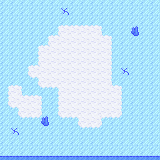

Below is a game level as drawn by its tile map, then a one-line description and the .tmx file that defines it, in full:
An orthogonal 16x16 tile map with 10x10 px tiles, 6 tile layers (ice and snow, snow border U, snow border R, snow border D, ...), 1 hidden layer not drawn.

<map version="1.10" tiledversion="1.10.1" orientation="orthogonal" renderorder="right-down" width="16" height="16" tilewidth="10" tileheight="10" infinite="0" nextlayerid="9" nextobjectid="1">
 <tileset firstgid="1" source="../../Tiles/thicket tiles.tsx" />
 <layer id="1" name="ice and snow" width="16" height="16">
  <data encoding="csv">
26,26,26,26,26,26,26,26,26,26,26,26,26,26,26,26,
26,26,26,26,26,26,27,26,26,26,26,26,26,26,26,26,
26,26,26,26,26,26,26,26,26,26,26,26,26,26,26,26,
26,26,26,26,26,26,28,28,28,28,26,26,26,26,26,26,
26,26,26,26,26,28,28,28,28,28,28,26,26,26,26,26,
26,26,26,26,28,28,28,28,28,28,28,26,26,26,26,26,
26,26,26,26,28,28,28,28,28,28,28,26,26,26,26,26,
26,26,26,28,28,28,28,28,28,28,28,26,27,26,26,26,
26,26,26,26,28,28,28,28,28,28,28,26,26,26,26,26,
26,28,26,26,26,26,28,28,28,28,28,28,26,26,26,26,
26,28,28,28,26,26,28,28,28,28,28,28,26,26,26,26,
26,26,28,28,26,26,28,28,28,28,28,28,26,26,26,26,
26,26,26,26,26,26,26,26,28,28,26,26,26,26,26,26,
26,27,26,26,26,26,26,26,26,26,26,26,26,26,26,26,
26,26,26,26,26,26,26,26,26,26,26,26,26,26,26,26,
26,26,26,26,26,26,26,26,26,26,26,26,26,26,26,26
</data>
 </layer>
 <layer id="2" name="snow border U" width="16" height="16">
  <data encoding="csv">
0,0,0,0,0,0,0,0,0,0,0,0,0,0,0,0,
0,0,0,0,0,0,0,0,0,0,0,0,0,0,0,0,
0,0,0,0,0,0,29,29,29,29,0,0,0,0,0,0,
0,0,0,0,0,29,0,0,0,0,29,0,0,0,0,0,
0,0,0,0,29,0,0,0,0,0,0,0,0,0,0,0,
0,0,0,0,0,0,0,0,0,0,0,0,0,0,0,0,
0,0,0,29,0,0,0,0,0,0,0,0,0,0,0,0,
0,0,0,0,0,0,0,0,0,0,0,0,0,0,0,0,
0,29,0,0,0,0,0,0,0,0,0,29,0,0,0,0,
0,0,29,29,0,0,0,0,0,0,0,0,0,0,0,0,
0,0,0,0,0,0,0,0,0,0,0,0,0,0,0,0,
0,0,0,0,0,0,0,0,0,0,0,0,0,0,0,0,
0,0,0,0,0,0,0,0,0,0,0,0,0,0,0,0,
0,0,0,0,0,0,0,0,0,0,0,0,0,0,0,0,
0,0,0,0,0,0,0,0,0,0,0,0,0,0,0,0,
0,0,0,0,0,0,0,0,0,0,0,0,0,0,0,0
</data>
 </layer>
 <layer id="3" name="snow border R" width="16" height="16">
  <data encoding="csv">
0,0,0,0,0,0,0,0,0,0,0,0,0,0,0,0,
0,0,0,0,0,0,0,0,0,0,0,0,0,0,0,0,
0,0,0,0,0,0,0,0,0,0,0,0,0,0,0,0,
0,0,0,0,0,0,0,0,0,0,30,0,0,0,0,0,
0,0,0,0,0,0,0,0,0,0,0,30,0,0,0,0,
0,0,0,0,0,0,0,0,0,0,0,30,0,0,0,0,
0,0,0,0,0,0,0,0,0,0,0,30,0,0,0,0,
0,0,0,0,0,0,0,0,0,0,0,30,0,0,0,0,
0,0,0,0,0,0,0,0,0,0,0,30,0,0,0,0,
0,0,30,0,0,0,0,0,0,0,0,0,30,0,0,0,
0,0,0,0,30,0,0,0,0,0,0,0,30,0,0,0,
0,0,0,0,30,0,0,0,0,0,0,0,30,0,0,0,
0,0,0,0,0,0,0,0,0,0,30,0,0,0,0,0,
0,0,0,0,0,0,0,0,0,0,0,0,0,0,0,0,
0,0,0,0,0,0,0,0,0,0,0,0,0,0,0,0,
0,0,0,0,0,0,0,0,0,0,0,0,0,0,0,0
</data>
 </layer>
 <layer id="4" name="snow border D" width="16" height="16">
  <data encoding="csv">
0,0,0,0,0,0,0,0,0,0,0,0,0,0,0,0,
0,0,0,0,0,0,0,0,0,0,0,0,0,0,0,0,
0,0,0,0,0,0,0,0,0,0,0,0,0,0,0,0,
0,0,0,0,0,0,0,0,0,0,0,0,0,0,0,0,
0,0,0,0,0,0,0,0,0,0,0,0,0,0,0,0,
0,0,0,0,0,0,0,0,0,0,0,0,0,0,0,0,
0,0,0,0,0,0,0,0,0,0,0,0,0,0,0,0,
0,0,0,0,0,0,0,0,0,0,0,0,0,0,0,0,
0,0,0,32,0,0,0,0,0,0,0,0,0,0,0,0,
0,0,0,0,32,32,0,0,0,0,0,0,0,0,0,0,
0,0,0,0,0,0,0,0,0,0,0,0,0,0,0,0,
0,32,0,0,0,0,0,0,0,0,0,0,0,0,0,0,
0,0,32,32,0,0,32,32,0,0,32,32,0,0,0,0,
0,0,0,0,0,0,0,0,32,32,0,0,0,0,0,0,
0,0,0,0,0,0,0,0,0,0,0,0,0,0,0,0,
0,0,0,0,0,0,0,0,0,0,0,0,0,0,0,0
</data>
 </layer>
 <layer id="5" name="snow border L" width="16" height="16">
  <data encoding="csv">
0,0,0,0,0,0,0,0,0,0,0,0,0,0,0,0,
0,0,0,0,0,0,0,0,0,0,0,0,0,0,0,0,
0,0,0,0,0,0,0,0,0,0,0,0,0,0,0,0,
0,0,0,0,0,31,0,0,0,0,0,0,0,0,0,0,
0,0,0,0,31,0,0,0,0,0,0,0,0,0,0,0,
0,0,0,31,0,0,0,0,0,0,0,0,0,0,0,0,
0,0,0,31,0,0,0,0,0,0,0,0,0,0,0,0,
0,0,31,0,0,0,0,0,0,0,0,0,0,0,0,0,
0,0,0,31,0,0,0,0,0,0,0,0,0,0,0,0,
31,0,0,0,0,31,0,0,0,0,0,0,0,0,0,0,
31,0,0,0,0,31,0,0,0,0,0,0,0,0,0,0,
0,31,0,0,0,31,0,0,0,0,0,0,0,0,0,0,
0,0,0,0,0,0,0,31,0,0,0,0,0,0,0,0,
0,0,0,0,0,0,0,0,0,0,0,0,0,0,0,0,
0,0,0,0,0,0,0,0,0,0,0,0,0,0,0,0,
0,0,0,0,0,0,0,0,0,0,0,0,0,0,0,0
</data>
 </layer>
 <layer id="6" name="decor" width="16" height="16">
  <data encoding="csv">
0,0,0,0,0,0,0,0,0,0,0,0,0,0,0,0,
0,0,0,0,0,0,0,0,0,0,0,0,0,0,0,0,
0,0,0,0,0,0,0,0,0,0,0,0,0,0,0,0,
0,0,0,0,0,0,0,0,0,0,0,0,0,33,0,0,
0,0,0,0,0,0,0,0,0,0,0,0,0,0,0,0,
0,0,0,0,0,0,0,0,0,0,0,0,0,0,0,0,
0,0,0,0,0,0,0,0,0,0,0,0,0,0,0,0,
0,0,0,0,0,0,0,0,0,0,0,0,0,0,0,0,
0,0,0,0,0,0,0,0,0,0,0,0,0,0,0,0,
0,0,0,0,0,0,0,0,0,0,0,0,0,0,0,0,
0,0,0,0,0,0,0,0,0,0,0,0,0,0,0,0,
0,0,0,0,0,0,0,0,0,0,0,0,0,0,0,0,
0,0,0,0,33,0,0,0,0,0,0,0,0,0,0,0,
0,0,0,0,0,0,0,0,0,0,0,0,0,0,0,0,
0,0,0,0,0,0,0,0,0,0,0,0,0,0,0,0,
0,0,0,0,0,0,0,0,0,0,0,0,0,0,0,0
</data>
 </layer>
 <layer id="8" name="collision" width="16" height="16" visible="0">
  <data encoding="csv">
0,0,0,0,0,0,0,0,0,0,0,0,0,0,0,0,
0,0,0,0,0,0,0,0,0,0,0,0,0,0,0,0,
0,0,0,0,0,0,0,0,0,0,0,0,0,0,0,0,
0,0,0,0,0,0,0,0,0,0,0,0,0,17,0,0,
0,0,0,0,0,0,0,0,0,0,0,0,0,0,0,0,
0,0,0,0,0,0,0,0,0,0,0,0,0,0,0,0,
0,0,0,0,0,0,0,0,0,0,0,0,0,0,0,0,
0,0,0,0,0,0,0,0,0,0,0,0,0,0,0,0,
0,0,0,0,0,0,0,0,0,0,0,0,0,0,0,0,
0,0,0,0,0,0,0,0,0,0,0,0,0,0,0,0,
0,0,0,0,0,0,0,0,0,0,0,0,0,0,0,0,
0,0,0,0,0,0,0,0,0,0,0,0,0,0,0,0,
0,0,0,0,17,0,0,0,0,0,0,0,0,0,0,0,
0,0,0,0,0,0,0,0,0,0,0,0,0,0,0,0,
0,0,0,0,0,0,0,0,0,0,0,0,0,0,0,0,
0,0,0,0,0,0,0,0,0,0,0,0,0,0,0,0
</data>
 </layer>
</map>
